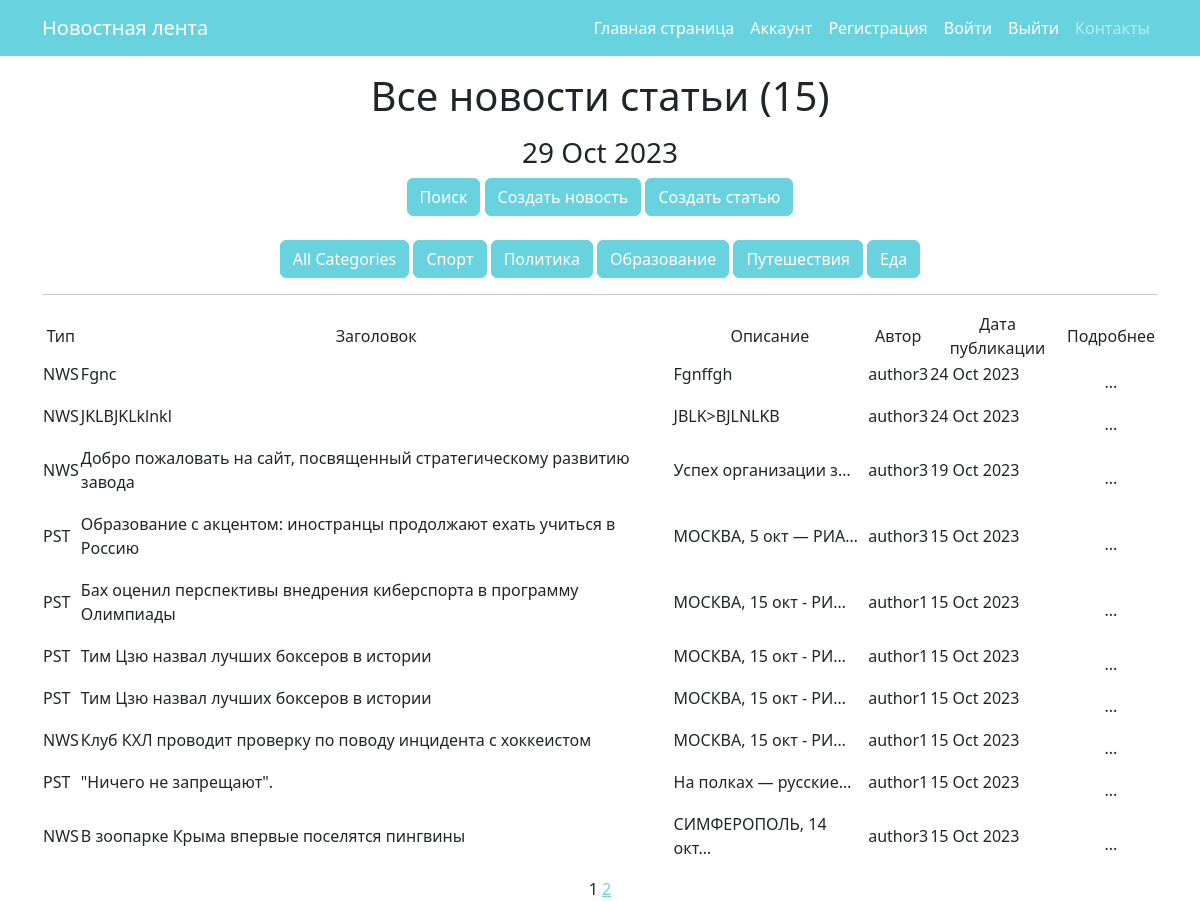
The page /news/ (signed in) on the database as committed earlier.
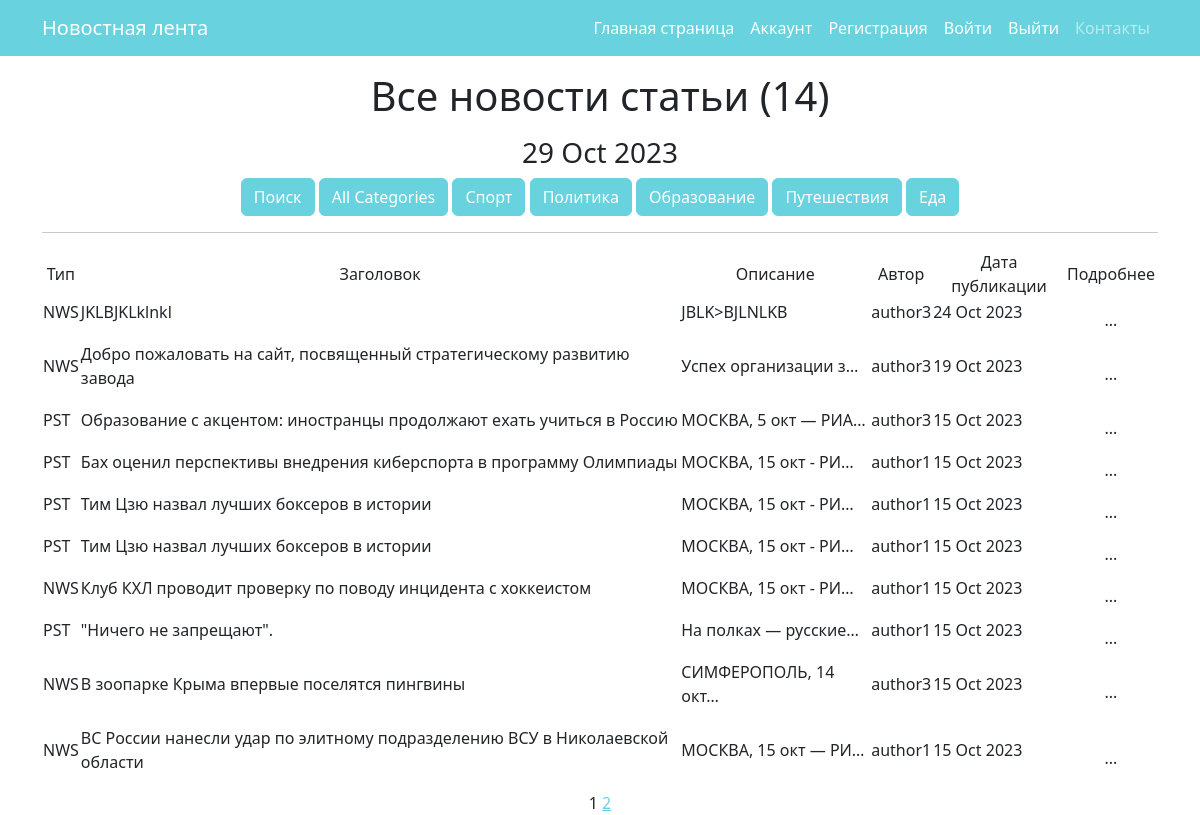
The same page on the database as committed later.
### news/models.py (models this page shows, shortened)
class Category(models.Model):
    name = models.CharField(max_length=40, unique=True)

class Post(models.Model):
    author = models.ForeignKey(Author, on_delete=models.CASCADE, verbose_name=pgettext_lazy('Author', 'Author'))
    type = models.CharField(max_length=7, choices=TYPE, default='NWS')
    time_in = models.DateTimeField(auto_now_add=True)
    category = models.ManyToManyField(Category, through='PostCategory')
    title = models.CharField(max_length=100)
    text = models.TextField()
    rating = models.IntegerField(default=0)

class Author(models.Model):
    name = models.CharField(max_length=255)
    users = models.OneToOneField(User, on_delete=models.CASCADE)
    user_rating = models.IntegerField(default=0)
    def __str__(self):
        return self.name

### news/views.py (the view)
# urls.py: path('', PostList.as_view(), name='postlist'),
class PostList(ListView):
    model = Post
    ordering = '-time_in'
    template_name = 'news.html'
    context_object_name = 'news'
    paginate_by = 10
    def get_queryset(self):
        queryset = super().get_queryset()
        self.filterset = NewsFilter(self.request.GET, queryset)
        return self.filterset.qs
    def get_context_data(self, **kwargs):
        context = super().get_context_data(**kwargs)
        context['time_now'] = datetime.utcnow()
        context['qty_post'] = len(Post.objects.order_by('time_in').values('id'))
        context['categories'] = Category.objects.all()
        context['filterset'] = self.filterset
        context['isauthor'] = self._isauthor()
        return context
    def _isauthor(self):
        try:
            Author.objects.get(users=self.request.user)
            return True
        except Author.DoesNotExist:
            return False

### news/templatetags/custom_tags.py (called while the page is built)
@register.simple_tag()
def current_time(format_string='%b %d %Y'):
    return datetime.utcnow().strftime(format_string)

### templates/news.html (shortened to what this page needs)
{% extends 'flatpages/default.html' %}
{% load custom_filters %}
{% load custom_tags %}
{% block content %}
<p>
<h1>Все новости статьи ({{ qty_post }})</h1>
<p>
   <h3>{% current_time '%d %b %Y' %}</h3>
<form method="get">
      <a class="btn btn-primary" href="/news/search/">Поиск</a>
{% if isauthor %}
    <a class="btn btn-primary" href="/news/create/">Создать новость</a>
    <a class="btn btn-primary" href="/news/post/create/">Создать статью</a><br><br>
{% endif %}
      <button type="submit" class="btn btn-primary" name="category" value="" selected>
        All Categories
      </button>
    {% for category in categories %}
      <button type="submit" class="btn btn-primary" name="category" value="{{ category.id }}">
        {{ category.name }}
      </button>
    {% endfor %}
</form>
   <hr>
   {% if news %}
       <table>
           <tr>
               <td>Тип</td>
               <td>Заголовок</td>
               <td>Описание</td>
               <td>Автор</td>
               <td>Дата публикации</td>
               <td>Подробнее</td>
           </tr>
           {% for post in news %}
           <tr>
               <td><p align="left">{{ post.type }}</td>
               <td><p align="left">{{ post.title }}</td>
               <td><p align="left">{{ post.text|truncatechars:20 }}</td>
               <td><p align="left">{{ post.author }}</td>
               <td><p align="left">{{ post.time_in|date:'d M Y' }}</td>
               <td><a class="nav-link active" aria-current="page" href="/news/{{ post.id  }}">...</a><td>
           </tr>
           {% endfor %}
       </table>
   {% else %}
       <h2>Новостей нет!</h2>
   {% endif %}
   {{ page_obj.number }}
   {% if page_obj.has_next %}
       <a href="?page={{ page_obj.next_page_number }}">{{ page_obj.next_page_number }}</a>
   {% endif %}
{% endblock content %}

Rows that differ between the two databases and show on the page:
removed Post: type "NWS", title "Fgnc", text "Fgnffgh", author "author3", time_in "24 Oct 2023"
now on this page (row unchanged): Post: type "NWS", title "ВС России нанесли удар по элитному подразделению ВСУ в Николаевской области", text "МОСКВА, 15 окт — РИ…", author "author1", time_in "15 Oct 2023"
Other text that changed with them:
{{ qty_post }}: "15" → "14"
text no longer shown: "Создать новость Создать статью"
